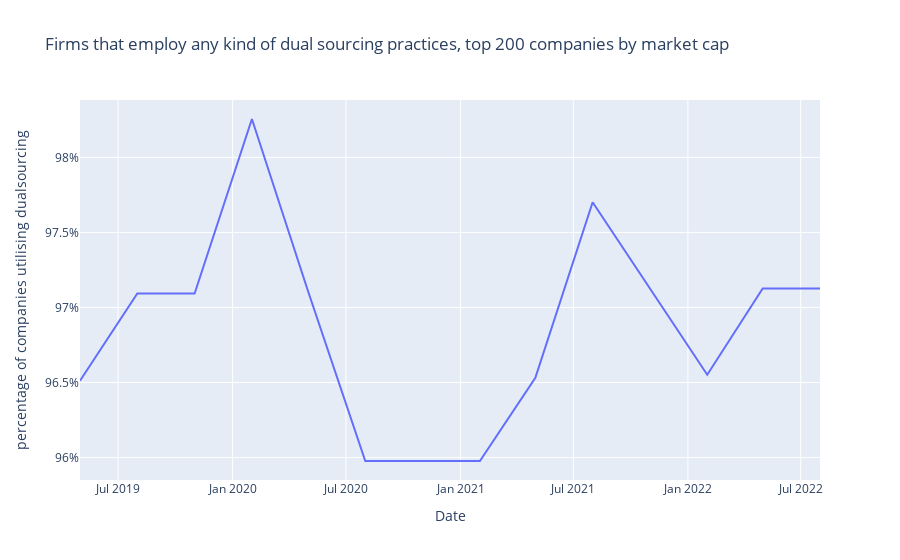

This figure's notebook cell:
### Code cell
fig = px.line(x=dates, y=[100*val for val in list_does_any_dualsourcing],
        labels={
            "x": "Date",
            "y": "percentage of companies utilising dualsourcing",
        },
        title='Firms that employ any kind of dual sourcing practices, top 200 companies by market cap')

fig.update_layout(yaxis_ticksuffix = "%")
fig.show()

### Figure 1 — Plotly figure (JSON) as saved in the notebook; plotly's stock layout.template omitted (floating-point values rounded to 4 significant figures)
{"data": [{"hovertemplate": "Date=%{x}<br>percentage of companies utilising dualsourcing=%{y}<extra></extra>", "legendgroup": "", "line": {"color": "#636efa", "dash": "solid"}, "marker": {"symbol": "circle"}, "mode": "lines", "name": "", "orientation": "v", "showlegend": false, "type": "scatter", "x": ["2019-05-01T00:00:00", "2019-08-01T00:00:00", "2019-11-01T00:00:00", "2020-02-01T00:00:00", "2020-05-01T00:00:00", "2020-08-01T00:00:00", "2020-11-01T00:00:00", "2021-02-01T00:00:00", "2021-05-01T00:00:00", "2021-08-01T00:00:00", "2021-11-01T00:00:00", "2022-02-01T00:00:00", "2022-05-01T00:00:00", "2022-08-01T00:00:00"], "xaxis": "x", "y": [96.51, 97.09, 97.09, 98.26, 97.11, 95.98, 95.98, 95.98, 96.53, 97.7, 97.13, 96.55, 97.13, 97.13], "yaxis": "y"}], "layout": {"legend": {"tracegroupgap": 0}, "title": {"text": "Firms that employ any kind of dual sourcing practices, top 200 companies by market cap"}, "xaxis": {"anchor": "y", "domain": [0, 1], "title": {"text": "Date"}}, "yaxis": {"anchor": "x", "domain": [0, 1], "ticksuffix": "%", "title": {"text": "percentage of companies utilising dualsourcing"}}}}
